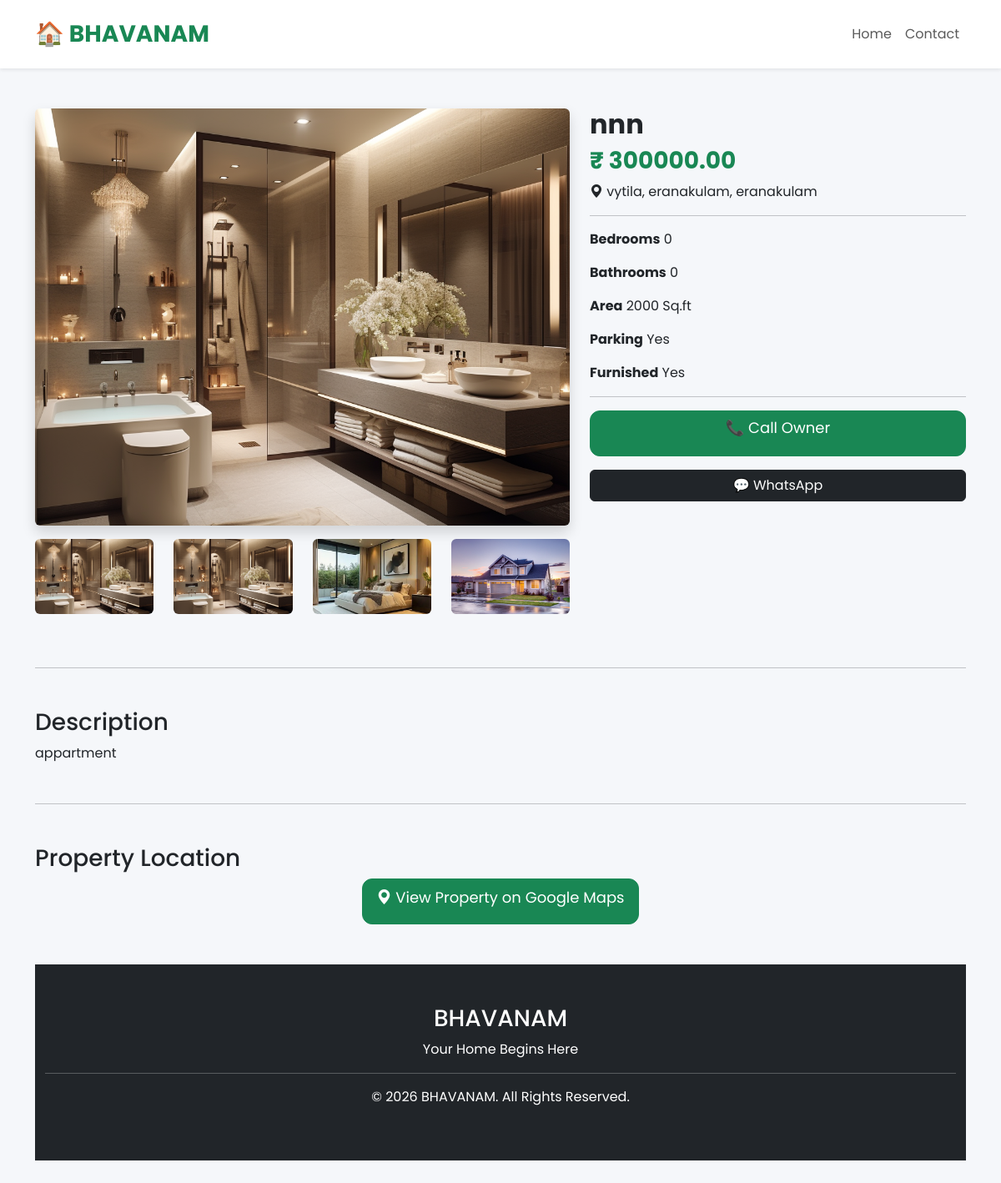
The app's page /properties/4/ with its own data.
### properties/models.py (models this page shows, shortened)
class Property(models.Model):
    PROPERTY_TYPES = [
        ('HOUSE', 'House'),
        ('APARTMENT', 'Apartment'),
        ('HOSTEL', 'Hostel'),
        ('ROOM', 'Rental Room'),
        ('COMMERCIAL', 'Commercial Building'),
    ]
    PURPOSE_CHOICES = [
        ('BUY', 'Buy'),
        ('RENT', 'Rent'),
    ]
    STATUS_CHOICES = [
        ('AVAILABLE', 'Available'),
        ('SOLD', 'Sold'),
        ('RENTED', 'Rented'),
    ]
    title = models.CharField(max_length=200)
    property_type = models.CharField(
        max_length=20,
        choices=PROPERTY_TYPES
    )
    purpose = models.CharField(
        max_length=10,
        choices=PURPOSE_CHOICES
    )
    district = models.ForeignKey(
        District,
        on_delete=models.CASCADE
    )
    location = models.ForeignKey(
        Location,
        on_delete=models.CASCADE
    )
    address = models.TextField()
    description = models.TextField()
    price = models.DecimalField(
        max_digits=12,
        decimal_places=2
    )
    owner_name = models.CharField(max_length=150)
    phone = models.CharField(max_length=15)
    whatsapp = models.CharField(
        max_length=15,
        blank=True
    )
    bedrooms = models.PositiveIntegerField(default=0)
    bathrooms = models.PositiveIntegerField(default=0)
    area_sqft = models.PositiveIntegerField()
    land_area = models.CharField(
        max_length=100,
        blank=True
    )
    furnished = models.BooleanField(default=False)
    parking = models.BooleanField(default=False)
    google_map_link = models.URLField(
        blank=True,
        null=True,
        verbose_name="Google Maps Link")
    status = models.CharField(
        max_length=20,
        choices=STATUS_CHOICES,
        default='AVAILABLE'
    )
    created_at = models.DateTimeField(auto_now_add=True)
    updated_at = models.DateTimeField(auto_now=True)

class PropertyImage(models.Model):
    property = models.ForeignKey(
        Property,
        on_delete=models.CASCADE,
        related_name='images'
    )
    image = models.ImageField(
        upload_to='properties/'
    )

### locations/models.py (models this page shows)
class Location(models.Model):
    district = models.ForeignKey(
        District,
        on_delete=models.CASCADE,
        related_name='locations'
    )
    name = models.CharField(max_length=100)
    class Meta:
        unique_together = ('district', 'name')
        ordering = ['name']
    def __str__(self):
        return f"{self.name}, {self.district.name}"

### districts/models.py (models this page shows)
class District(models.Model):
    name = models.CharField(max_length=100, unique=True)
    class Meta:
        ordering = ['name']
    def __str__(self):
        return self.name

### properties/views.py (the view)
# urls.py: path("<int:id>/", views.property_detail, name="property_detail"),
def property_detail(request, id):
    property = get_object_or_404(
        Property,
        id=id
    )
    similar_properties = Property.objects.filter(
        district=property.district,
        status="AVAILABLE"
    ).exclude(id=id)[:4]
    context = {
        "property": property,
        "similar_properties": similar_properties,
    }
    return render(
        request,
        "properties/detail.html",
        context
    )

### templates/properties/detail.html (shortened to what this page needs)
{% extends 'base.html' %}
{% block content %}
<div class="container py-5">
<div class="row">
<div class="col-lg-7">
{% if property.images.all %}
<div class="property-gallery">
    <img id="mainImage"
         src="{{ property.images.first.image.url }}"
         class="img-fluid rounded shadow main-image">
    <div class="row mt-3">
        {% for image in property.images.all %}
        <div class="col-3 mb-3">
            <img src="{{ image.image.url }}"
                 class="img-fluid rounded thumbnail-image"
                 onclick="changeImage(this)">
        </div>
        {% endfor %}
    </div>
</div>
{% else %}
<img src="https://placehold.co/900x500?text=BHAVANAM"
class="img-fluid rounded shadow">
{% endif %}
</div>
<div class="col-lg-5">
<h2 class="fw-bold">
{{ property.title }}
</h2>
<h3 class="text-success">
₹ {{ property.price }}
</h3>
<p>
<i class="bi bi-geo-alt-fill"></i>
{{ property.location }},
{{ property.district }}
</p>
<hr>
<p>
<strong>Bedrooms</strong>
{{ property.bedrooms }}
</p>
<p>
<strong>Bathrooms</strong>
{{ property.bathrooms }}
</p>
<p>
<strong>Area</strong>
{{ property.area_sqft }} Sq.ft
</p>
<p>
<strong>Parking</strong>
{% if property.parking %}
Yes
{% else %}
No
{% endif %}
</p>
<p>
<strong>Furnished</strong>
{% if property.furnished %}
Yes
{% else %}
No
{% endif %}
</p>
<hr>
<a href="tel:{{ property.phone }}"
class="btn btn-success w-100 mb-3">
📞 Call Owner
</a>
<a href="https://wa.me/91{{ property.whatsapp }}"
target="_blank"
class="btn btn-dark w-100">
💬 WhatsApp
</a>
</div>
</div>
<hr class="my-5">
<h3>Description</h3>
<p>
{{ property.description }}
</p>
<hr class="my-5">
<h3>Property Location</h3>
{% if property.google_map_link %}
<div class="text-center">
    <a href="{{ property.google_map_link }}"
       target="_blank"
       class="btn btn-success btn-lg">
        <i class="bi bi-geo-alt-fill"></i>
        View Property on Google Maps
    </a>
</div>
{% else %}
<div class="alert alert-warning">
    Google Maps location is not available.
</div>
{% endif %}
{% endblock %}

### static/css/style.css (style rules this page uses)
body { font-family:'Poppins',sans-serif; background:#f5f7fa; }
.btn-success { height:55px; border-radius:12px; font-size:18px; }
.text-success { font-weight:bold; }
.main-image { width:100%; height:500px; object-fit:cover; border-radius:20px; }
.thumbnail-image { height:90px; width:100%; object-fit:cover; cursor:pointer; border-radius:10px; transition:.3s; }

### records on screen
Property: images.first.image (picture), title "nnn", price "300000.00", location "vytila, eranakulam", district "eranakulam", bedrooms "0", bathrooms "0", area_sqft "2000", description "appartment"
PropertyImage: image (picture)
PropertyImage: image (picture)
PropertyImage: image (picture)
PropertyImage: image (picture)
